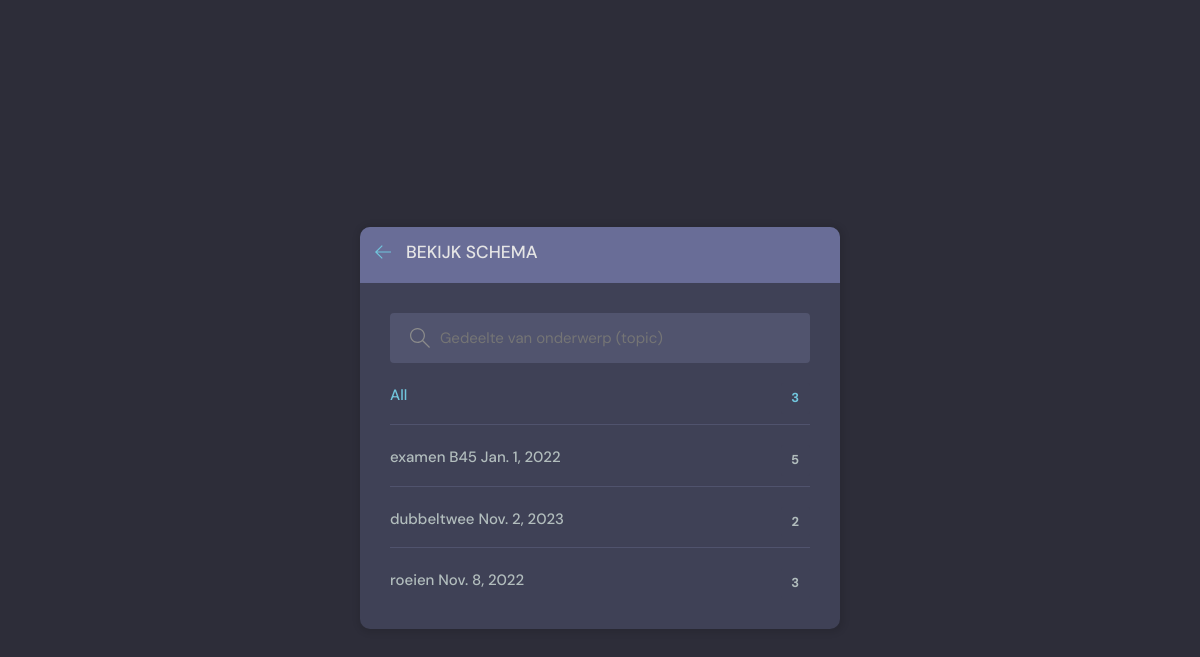
Page /erv-topics/ on the earlier database version.
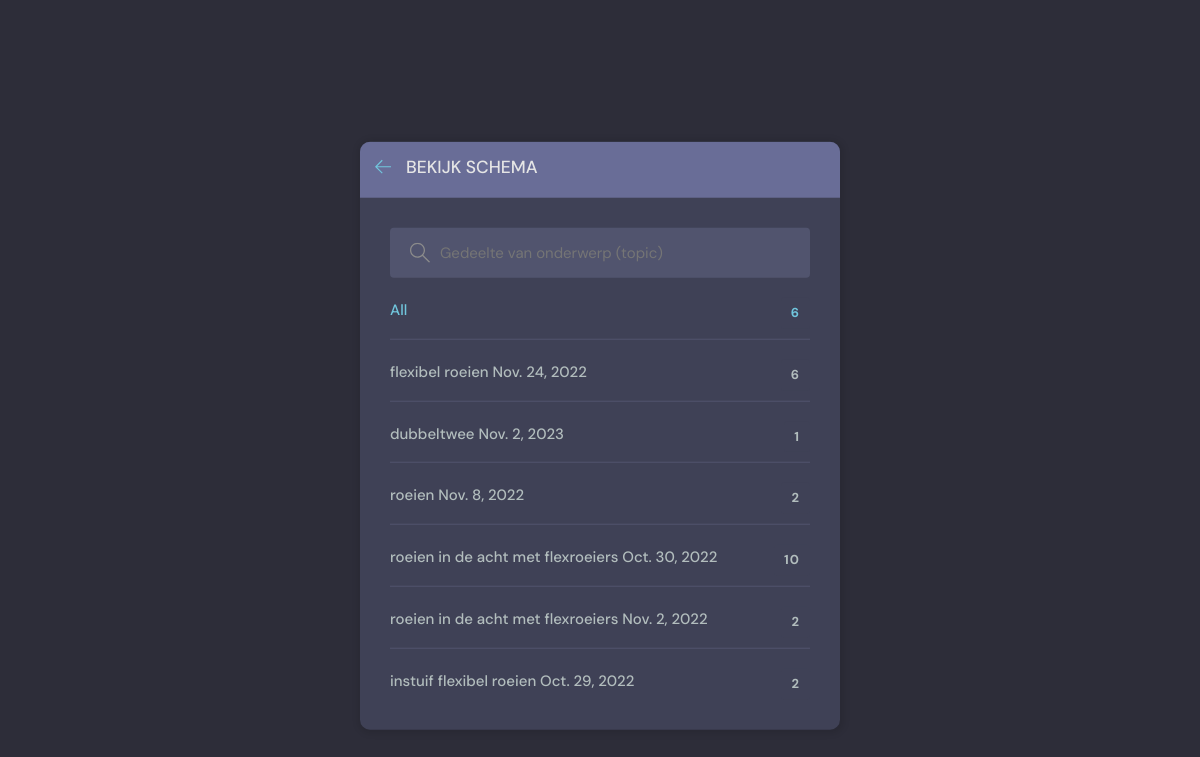
Same page on the later database version.
### beatrix/models.py (models this page shows, shortened)
class Flexevent(models.Model):
    host = models.ForeignKey(User, on_delete=models.SET_NULL, null=True)
    id = models.AutoField(primary_key=True)
    topic = models.ForeignKey(Topic, on_delete=models.SET_NULL, null=True)
    event_text = models.CharField(max_length=200)
    name = models.CharField(max_length=200)
    description = models.TextField(null=True, blank=True) # database field (can Empty), form field (can Empty)
    pub_date = models.CharField(max_length=35)
    datum = models.DateField(auto_now=False)
    pub_time = models.CharField(max_length=35, default='10:00')
    lid = models.ManyToManyField(User, related_name='deelnemer', blank=True)
    created = models.DateTimeField(default=datetime.now, blank=True)

### beatrix/views.py (the view)
# urls.py: path('erv-topics/', erv_topicsPage, name="erv-topics"),
def erv_topicsPage(request):
    q = request.GET.get('q') if request.GET.get('q') != None else ''
    topics=Flexevent.objects.filter(name__contains=q)[0:6] ##.values_list('topic', flat=True)
    return render(request, 'beatrix/erv-topics.html', {'topics': topics})

### beatrix/templates/beatrix/erv-topics.html (shortened to what this page needs)
{% extends 'erv-base.html' %} {% block content %}
<main class="create-room layout">
  <div class="container">
    <div class="layout__box">
      <div class="layout__boxHeader">
        <div class="layout__boxTitle">
          <a href="{% url 'erv-home' %}">
            <svg
              version="1.1"
              xmlns="http://www.w3.org/2000/svg"
              width="32"
              height="32"
              viewBox="0 0 32 32"
            >
              <title>Terug</title>
              <path
                d="M13.723 2.286l-13.723 13.714 13.719 13.714 1.616-1.611-10.96-10.96h27.625v-2.286h-27.625l10.965-10.965-1.616-1.607z"
              ></path>
            </svg>
          </a>
          <h3>Bekijk Schema</h3>
        </div>
      </div>
      <div class="topics-page layout__body">
        <form action="" method="GET" class="header__search">
          <label>
            <input name="q" placeholder="Gedeelte van onderwerp (topic)" />
          </label>
        </form>
        <ul class="topics__list">
          <li>
            <a href="{% url 'erv-topics' %}" class="active"
              >All <span>{{topics.count}} </span></a
            >
          </li>
          {% for topic in topics %}
          <li>
            <a href="{%url 'erv-home' %}?q={{topic.name}}"
              >{{topic.name}} {{topic.datum}} <span>{{topic.lid.count}} </span></a
            >
          </li>
          {% endfor %}
        </ul>
      </div>
    </div>
  </div>
</main>
{% endblock content %}

Differences in the rows shown:
changed Flexevent: name "examen B45" → "flexibel roeien"; datum "Jan. 1, 2022" → "Nov. 24, 2022"; lid.count "5" → "6"
computed for Flexevent "dubbeltwee": lid.count "2" → "1"
computed for Flexevent "roeien": lid.count "3" → "2"
added Flexevent: name "roeien in de acht met flexroeiers", datum "Oct. 30, 2022", lid.count "10"
added Flexevent: name "roeien in de acht met flexroeiers", datum "Nov. 2, 2022", lid.count "2"
added Flexevent: name "instuif flexibel roeien", datum "Oct. 29, 2022", lid.count "2"
Other differences:
{{ topics.count }}: "3" → "6"
